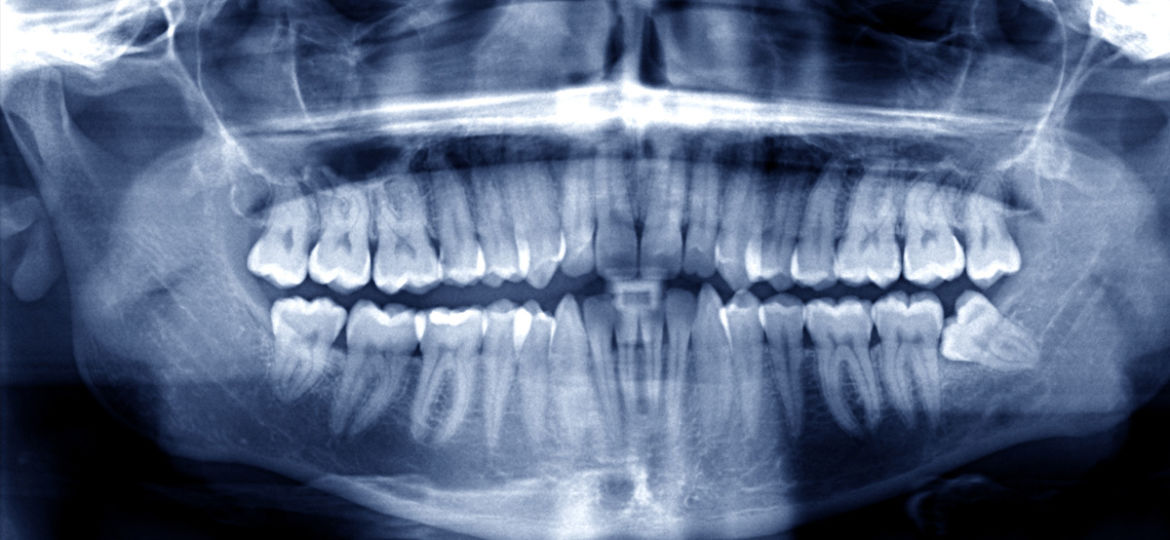
#> input picture docs/diploma/body/img/blue.jpeg, 1170 x 540 px, found by its file name
$ python image.py
#> lines starting #> are read from the running program, lines starting #| are printed output that depends on the picture
from PIL import Image
import numpy as np


def convert_one_channel(img):
    if len(img.shape) > 2:
        return cv2.cvtColor(img, cv2.COLOR_BGR2GRAY)

    return img


def main():
    oimg = Image.open('/Users/kononenko/Diploma/bonerecon/docs/diploma/body/img/blue.jpeg')
#> oimg is the input picture: PIL image 1170x540 RGB; mean R, G, B 92.4, 107.8, 136
    oimg.resize((512, 512)).save('resized.png')
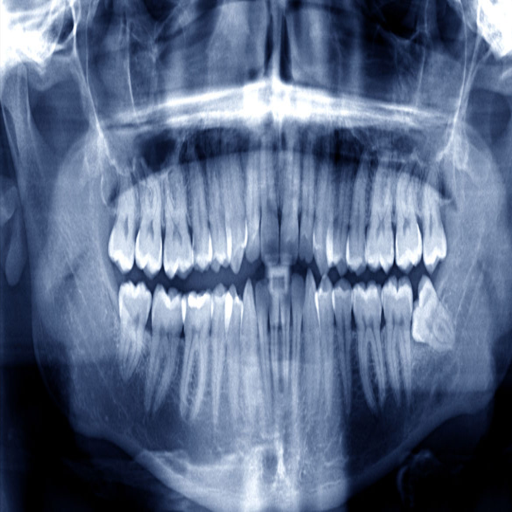
#> saved as resized.png: PIL image 512x512 RGB; mean R, G, B 92.4, 107.8, 136
    oimg.resize((512, 512)).convert('L').save('converted.png')
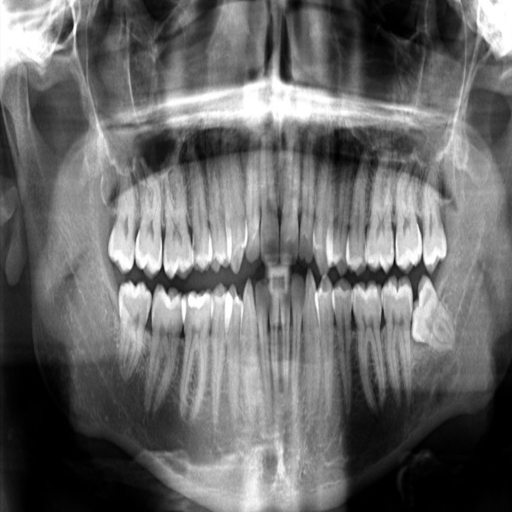
#> saved as converted.png: PIL image 512x512 L; min 0, max 255, mean 106.4


if __name__ == '__main__':
    main()

$ run again, with docs/diploma/body/img/anfas.jpeg copied over docs/diploma/body/img/blue.jpeg
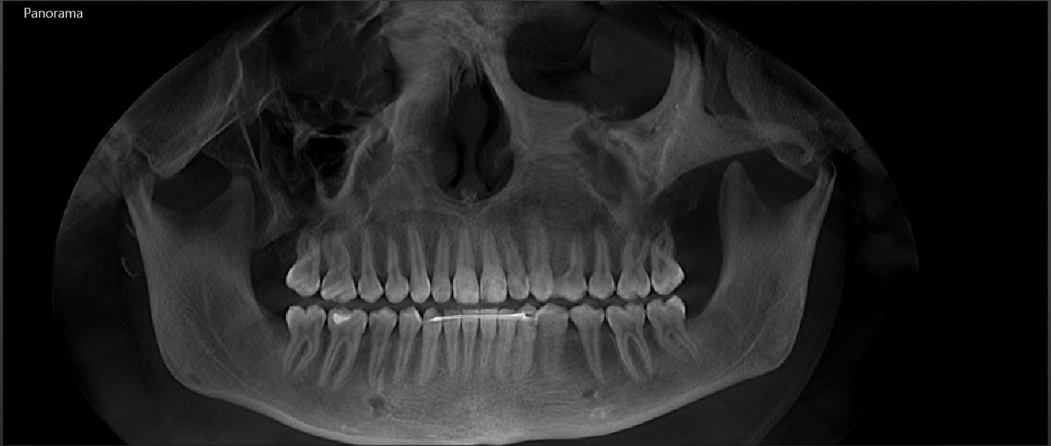
#> input picture docs/diploma/body/img/anfas.jpeg, 1051 x 446 px, found by its file name
#> in main, oimg is the input picture: PIL image 1051x446 RGB; mean R, G, B 35, 35.1, 35.1
#> in main, `oimg.resize((512, 512)).save('resized.png')`:
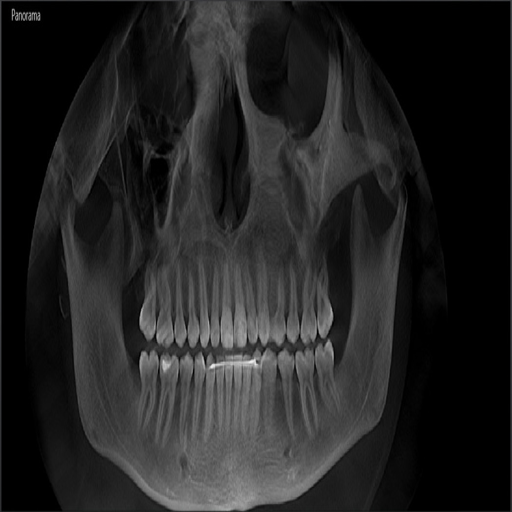
#> saved as resized.png: PIL image 512x512 RGB; mean R, G, B 35.1, 35.1, 35.1
